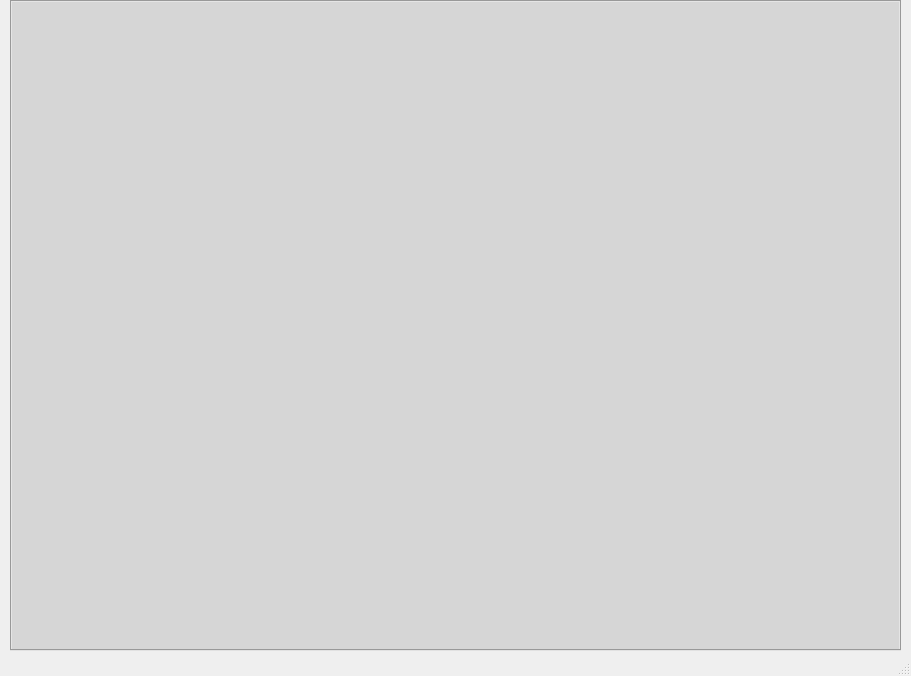
<?xml version="1.0" encoding="UTF-8"?>
<ui version="4.0">
 <class>MainWindow</class>
 <widget class="QMainWindow" name="MainWindow">
  <property name="geometry">
   <rect>
    <x>0</x>
    <y>0</y>
    <width>911</width>
    <height>676</height>
   </rect>
  </property>
  <property name="windowTitle">
   <string>MainWindow</string>
  </property>
  <property name="styleSheet">
   <string notr="true"/>
  </property>
  <widget class="QWidget" name="centralwidget">
   <widget class="QTabWidget" name="tabWidget">
    <property name="geometry">
     <rect>
      <x>10</x>
      <y>0</y>
      <width>891</width>
      <height>651</height>
     </rect>
    </property>
    <property name="styleSheet">
     <string notr="true">background-color: rgb(214, 214, 214);</string>
    </property>
    <property name="tabShape">
     <enum>QTabWidget::Rounded</enum>
    </property>
    <property name="currentIndex">
     <number>-1</number>
    </property>
   </widget>
  </widget>
  <widget class="QMenuBar" name="menubar">
   <property name="geometry">
    <rect>
     <x>0</x>
     <y>0</y>
     <width>911</width>
     <height>22</height>
    </rect>
   </property>
  </widget>
  <widget class="QStatusBar" name="statusbar"/>
 </widget>
 <resources/>
 <connections/>
</ui>
